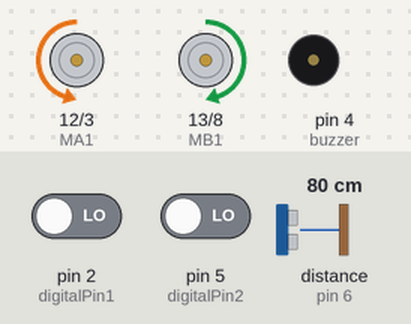
Bench run of a sketch on a simulated Arduino Uno, built with avr-gcc and run on an emulated ATmega328P. Shown: motor-driver pin pairs drawn as motors (green arrow = first pin HIGH = forward, orange = second pin HIGH = backward, longer = more drive, scaled by the enable pin), buzzer (waves = sounding, pin HIGH). The test bench sets the inputs (shaded band); at power-on: distance to the obstacle (sensor on pin 6) 80 cm, pin 2 (digitalPin1) LOW, pin 5 (digitalPin2) LOW. The echo pulse lasts 58.3 µs per cm.

Above: at 1.2 s.
1.3 s: distance to the obstacle (sensor on pin 6) set to 12 cm
2.8 s: distance to the obstacle (sensor on pin 6) set to 9 cm
At 3.6 s:
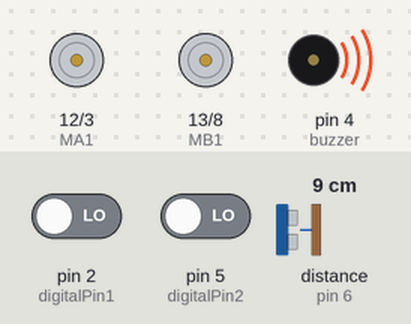
5.8 s: pin 2 (digitalPin1) driven HIGH
At 7.6 s:
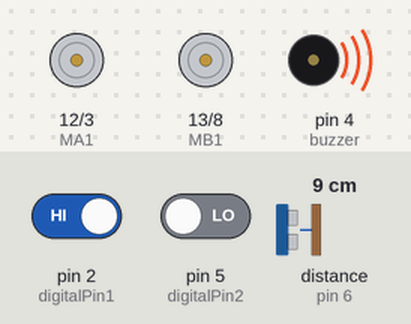
8.3 s: pin 5 (digitalPin2) driven HIGH
11.3 s: pin 5 (digitalPin2) driven LOW
13.6 s: distance to the obstacle (sensor on pin 6) set to 18 cm
At 14.9 s:
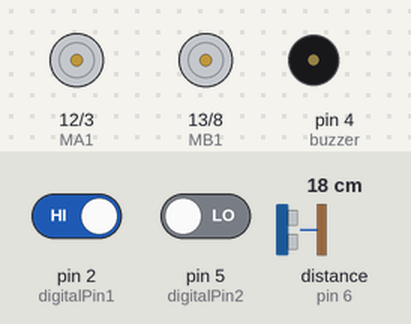
At 16.0 s:
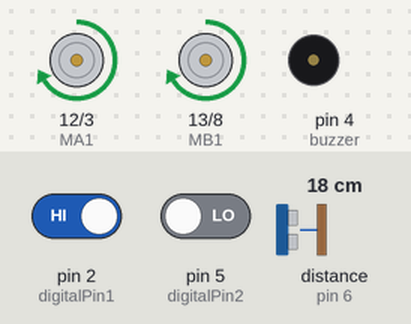
Timing chart, 0 to 16.6 s (numbered marks = the images above; inputs shaded):
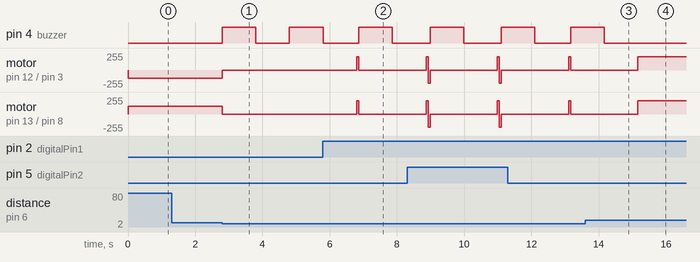

Measured:
- the behaviour switches between 11 and 10 cm on distance to the obstacle (sensor on pin 6) (found by bisection; images 0 and 1)
- after the input at 1.3 s, every drawn part: stays the same
- after the input at 2.8 s, pin 4 (buzzer): LOW → HIGH at once, → LOW 1.0 s later, → HIGH 1.0 s later; motor on pin 12 (MA1) / pin 3 (MA2): backward 120/255 → stopped at once; motor on pin 13 (MB1) / pin 8 (MB2): forward 120/255 → stopped at once
- after the input at 5.8 s, motor on pin 12 (MA1) / pin 3 (MA2), motor on pin 13 (MB1) / pin 8 (MB2): stopped → forward 200/255 after 1.0 s, → stopped 0.06 s later
- after the input at 13.6 s, pin 4 (buzzer): goes on until 14.2 s, then stays LOW; motor on pin 12 (MA1) / pin 3 (MA2), motor on pin 13 (MB1) / pin 8 (MB2): goes on until 15.2 s, then stays forward 200/255

The sketch:

Robot_01.ino
```cpp
#include <Ultrasonic.h>
int MA1 = 12;     // Motor A1
int MA2 =  3;     // Motor A2
int PWM_A =  10;   // Speed Motor A

int MB1 =  13;     // Motor B1
int MB2 =  8;     // Motor B2
int PWM_B =  11;  // Speed Motor B


const int buzzer = 4; //buzzer to arduino pin 4

int digitalPin1 = 2; //ประกาศตัวแปร ให้ analogPin แทนขา digital ขาที่2
int digitalPin2 = 5; //ประกาศตัวแปร ให้ analogPin แทนขา digital ขาที่5

Ultrasonic ultrasonic(7, 6); // ultrasonic(trig, echo);
int Check_objLOW = 10 ; // ระยะในการเจอวัตถุ

int IR_L = digitalRead(digitalPin1); //ประกาศตัวแปร IR_L ให้ รับค่าจาก analogPin แทนขา digital ขาที่2
int IR_R = digitalRead(digitalPin2); //ประกาศตัวแปร IR_L ให้ รับค่าจาก analogPin แทนขา digital ขาที่5
int Soinc = ultrasonic.read(); //ประกาศตัวแปร รับค่าจาก ultrasonic
void setup() {
  //Setup Channel A
  pinMode(12, OUTPUT); //Motor A1
  pinMode(3, OUTPUT); //Motor A2
  pinMode(10, OUTPUT); //Speed PWM Motor A
  //Setup Channel B
  pinMode(13, OUTPUT);  //Motor B1
  pinMode(8, OUTPUT);  //Motor B2
  pinMode(11, OUTPUT); //Speed PWM Motor B

  pinMode(buzzer, OUTPUT); // Set buzzer - pin 4 as an output
  Serial.begin(9600);
}

void loop()
{
  //ShowIR();
  IR_L = digitalRead(digitalPin1);
  IR_R = digitalRead(digitalPin2);
  Soinc = ultrasonic.read();
  trackLine(120 ,200); //trackLine(ความเร็วในการเดินหน้า ,ความเร็วในการเลี้ยว);
}
```

IR_sensor.ino
```cpp
void ShowIR()
{
  IR_L = digitalRead(digitalPin1);  //อ่านค่าสัญญาณ analog
  Serial.print("IR1_L =  "); // พิมพ์ข้อมความส่งเข้าคอมพิวเตอร์ "IR1_L = "
  Serial.print(IR_L); // พิมพ์ค่าของตัวแปร IR1_L
  IR_R = digitalRead(digitalPin2);  //อ่านค่าสัญญาณ analog ขา2
  Serial.print("    IR_R =  "); // พิมพ์ข้อมความส่งเข้าคอมพิวเตอร์ "IR2_R = "
  Serial.println(IR_R); // พิมพ์ค่าของตัวแปร IR2_R
  delay(100);
}
```

motor.ino
```cpp
void MotorL(int Int , int pwm)
{ //มอเตอร์ซ้าย 1 เดินหน้า -1 ถอยหลัง
  if(Int == 1)
  {
    digitalWrite(MA1, LOW);
    digitalWrite(MA2, HIGH);
    analogWrite(PWM_A, pwm);
  }
  if(Int == -1)
  {
    digitalWrite(MA1, HIGH);
    digitalWrite(MA2, LOW);
    analogWrite(PWM_A, pwm);
  }

}
void MotorR(int Int , int pwm)
{//มอเตอร์ขวา 1 เดินหน้า -1 ถอยหลัง
  if(Int == 1)
  {
    digitalWrite(MB1, HIGH);
    digitalWrite(MB2, LOW);
    analogWrite(PWM_B, pwm);
  }
  if(Int == -1)
  {
    digitalWrite(MB1, LOW);
    digitalWrite(MB2, HIGH);
    analogWrite(PWM_B, pwm);

  }

}
//////////////////////////////
/////////////////////////////
/* กำหนดความเร็ว*/
void Fw(int pwm)
{
  //เดินหน้า โดยความเร็ว
  digitalWrite(MA1, LOW);
  digitalWrite(MA2, HIGH);
  analogWrite(PWM_A, pwm);

  digitalWrite(MB1, HIGH);
  digitalWrite(MB2, LOW);
  analogWrite(PWM_B, pwm);
}
void Tl(int pwm)
{// หมุนขวา โดยกำหนดเวลาและความเร็ว
  digitalWrite(MA1, HIGH);
  digitalWrite(MA2, LOW);
  analogWrite(PWM_A, pwm);

  digitalWrite(MB1, HIGH);
  digitalWrite(MB2, LOW);
  analogWrite(PWM_B, pwm);
}

void Tr(int pwm)
{// หมุนขวา โดยกำหนดเวลาและความเร็ว
  digitalWrite(MA1, LOW);
  digitalWrite(MA2, HIGH);
  analogWrite(PWM_A, pwm);

  digitalWrite(MB1, LOW);
  digitalWrite(MB2, HIGH);
  analogWrite(PWM_B, pwm);
}
void Stop()
{// หยุดมอเตอร์
  digitalWrite(MA1, LOW);
  digitalWrite(MA2, LOW);
  analogWrite(PWM_A, 0);

  digitalWrite(MB1, LOW);
  digitalWrite(MB2, LOW);
  analogWrite(PWM_B, 0);

}


///////////////////////////////
///////////////////////
/* แบบกำหนดเวลาและความเร็ว*/

void Fw(int time ,int pwm)
{ //เดินหน้า โดยกำหนดเวลาและความเร็ว
  digitalWrite(MA1, LOW);
  digitalWrite(MA2, HIGH);
  analogWrite(PWM_A, pwm);

  digitalWrite(MB1, HIGH);
  digitalWrite(MB2, LOW);
  analogWrite(PWM_B, pwm);

  delay(time);
}

void Bk(int time ,int pwm)
{ //ถอยหลัง โดยกำหนดเวลาและความเร็ว
  digitalWrite(MA1, HIGH);
  digitalWrite(MA2, LOW);
  analogWrite(PWM_A, pwm);

  digitalWrite(MB1, LOW);
  digitalWrite(MB2, HIGH);
  analogWrite(PWM_B, pwm);

  delay(time);
}

void Tl(int time ,int pwm)
{// หมุนขวา โดยกำหนดเวลาและความเร็ว
  digitalWrite(MA1, HIGH);
  digitalWrite(MA2, LOW);
  analogWrite(PWM_A, pwm);

  digitalWrite(MB1, HIGH);
  digitalWrite(MB2, LOW);
  analogWrite(PWM_B, pwm);
  delay(time);
}

void Tr(int time , int pwm)
{// หมุนขวา โดยกำหนดเวลาและความเร็ว
  digitalWrite(MA1, LOW);
  digitalWrite(MA2, HIGH);
  analogWrite(PWM_A, pwm);

  digitalWrite(MB1, LOW);
  digitalWrite(MB2, HIGH);
  analogWrite(PWM_B, pwm);

  delay(time);
}
void Stop(int time)
{// หยุดมอเตอร์โดยมีการกำหนดเวลาหยุด
  digitalWrite(MA1, LOW);
  digitalWrite(MA2, LOW);
  analogWrite(PWM_A, 0);

  digitalWrite(MB1, LOW);
  digitalWrite(MB2, LOW);
  analogWrite(PWM_B, 0);
  delay(time);
}
```

trackLine.ino
```cpp
void trackLine(int pwmf,int pwm)
{
    if (IR_L == 1 )
    {
      MotorL(-1,pwm); // 1 คือเดินหน้า ,-1 คือถอยหลัง, pwm ความเร็วมอเตอร์
      MotorR(1,pwm); // 1 คือเดินหน้า ,-1 คือถอยหลัง, pwm ความเร็วมอเตอร์
      delay(60); // เวลาในการเลี้ยว IR_L เจอเส้นดำ
    }
    if (IR_R == 1 )
    {
      MotorL(1,pwm);  // 1 คือเดินหน้า ,-1 คือถอยหลัง, pwm ความเร็วมอเตอร์
      MotorR(-1,pwm); // 1 คือเดินหน้า ,-1 คือถอยหลัง, pwm ความเร็วมอเตอร์
      delay(60); // เวลาในการเลี้ยว IR_L เจอเส้นดำ

    }
    if ((IR_R == 0 && IR_L == 0))
    {// เซ็นเซอร์ไม่จอเส้นดำเดินหน้า
      Fw(pwmf);
    }
    if (Soinc <= Check_objLOW && Soinc != 0)
    { // ultrasonic เจอวัตถุ
      Stop();
      analogWrite(buzzer, 200);
      delay(1000);
      analogWrite(buzzer, 0);
      delay(1000);

    }
}
```

ultrasonic.ino
```cpp
void ShowSoinc()
{
  Soinc = ultrasonic.read();
  Serial.print(Soinc);
  Serial.print("cm");
  Serial.println();
  delay(100);
}
```
